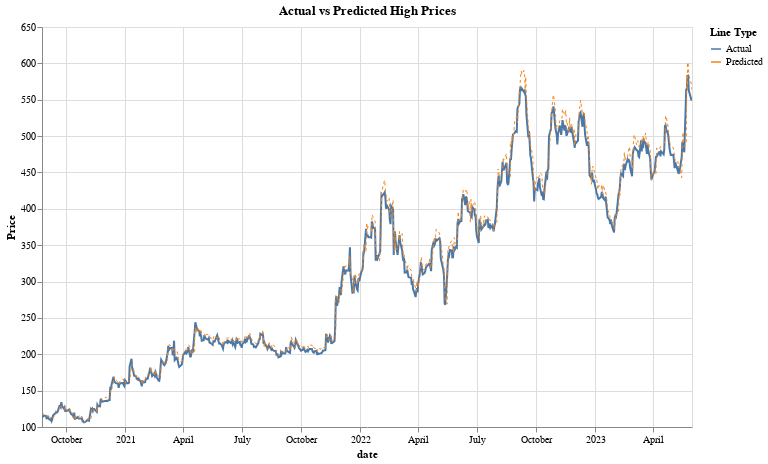

Notebook code cell kept with this figure:
### Code cell
import altair as alt

alt.themes.enable('fivethirtyeight')

predictions_df['date'] = pd.to_datetime(predictions_df['date'])

predictions_df['label'] = 'Actual'
predictions_df['predicted_label'] = 'Predicted'

# Actual high price line
line1 = alt.Chart(predictions_df).mark_line(strokeWidth=2).encode(
    x='date:T',
    y=alt.Y('y_test:Q', title='Price', scale=alt.Scale(zero=False)),
    color=alt.Color('label:N', legend=alt.Legend(title="Line Type")),
    tooltip=['date', 'y_test', 'y_pred']
)

# Predicted high price line
line2 = alt.Chart(predictions_df).mark_line(strokeWidth=1, strokeDash=[3, 3]).encode(
    x='date:T',
    y=alt.Y('y_pred:Q', title='', scale=alt.Scale(zero=False)),
    color=alt.Color('predicted_label:N', legend=alt.Legend(title="Line Type")),
    tooltip=['date', 'y_test', 'y_pred']
)

# Combine the two lines
chart = alt.layer(line1, line2).properties(
    title='Actual vs Predicted High Prices',
    width=650,
    height=400
).interactive()

chart

### Figure 1 — Vega-Lite specification as saved in the notebook (floating-point values rounded to 4 significant figures; data arrays with more than 128 entries replaced by an {"elided": "..."} marker saying what was removed)
{"usermeta": {"embedOptions": {"theme": "fivethirtyeight"}}, "config": {"view": {"continuousWidth": 300, "continuousHeight": 300}}, "layer": [{"mark": {"type": "line", "strokeWidth": 2}, "encoding": {"color": {"field": "label", "legend": {"title": "Line Type"}, "type": "nominal"}, "tooltip": [{"field": "date", "type": "temporal"}, {"field": "y_test", "type": "quantitative"}, {"field": "y_pred", "type": "quantitative"}], "x": {"field": "date", "type": "temporal"}, "y": {"field": "y_test", "scale": {"zero": false}, "title": "Price", "type": "quantitative"}}, "name": "view_9"}, {"mark": {"type": "line", "strokeDash": [3, 3], "strokeWidth": 1}, "encoding": {"color": {"field": "predicted_label", "legend": {"title": "Line Type"}, "type": "nominal"}, "tooltip": [{"field": "date", "type": "temporal"}, {"field": "y_test", "type": "quantitative"}, {"field": "y_pred", "type": "quantitative"}], "x": {"field": "date", "type": "temporal"}, "y": {"field": "y_pred", "scale": {"zero": false}, "title": "", "type": "quantitative"}}}], "data": {"name": "data-dc9223b25047122d3718ab4a0feb41a4"}, "height": 400, "params": [{"name": "param_9", "select": {"type": "interval", "encodings": ["x", "y"]}, "bind": "scales", "views": ["view_9"]}], "title": "Actual vs Predicted High Prices", "width": 650, "$schema": "https://vega.github.io/schema/vega-lite/v5.8.0.json", "datasets": {"data-dc9223b25047122d3718ab4a0feb41a4": {"elided": "740 records"}}}
